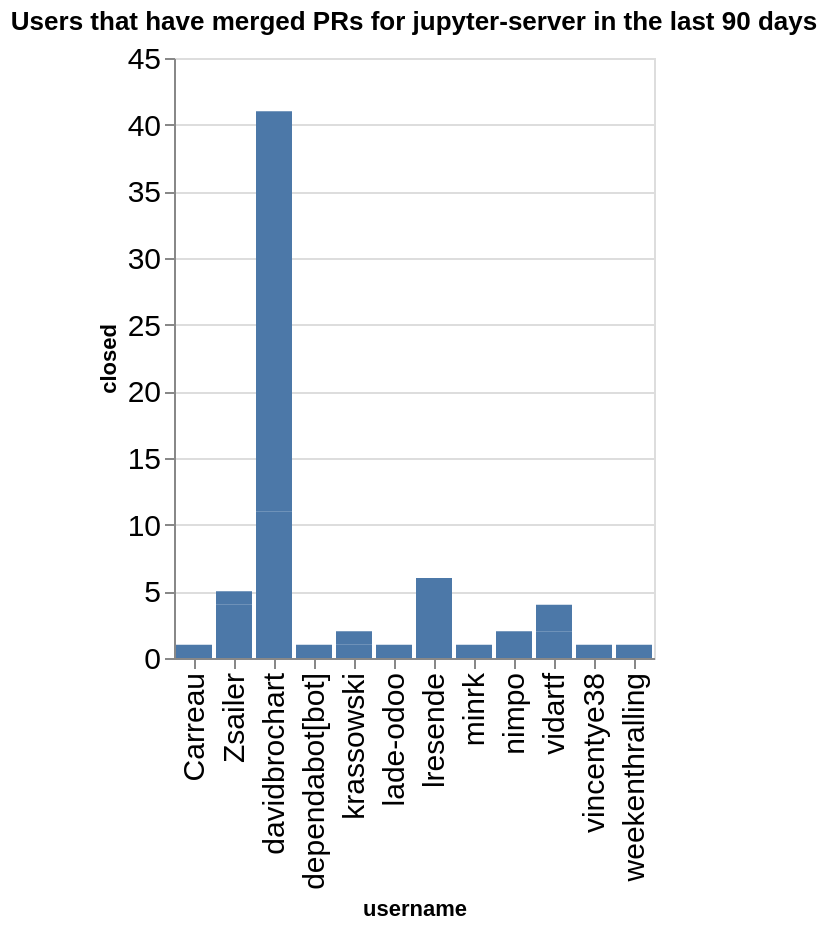

Notebook code cell kept with this figure:
### Code cell
charts = []
title = f"Users that have merged PRs for {github_org} in the last {n_days} days"
ch = alt.Chart(data=closed_by_repo.replace(np.nan, 0), title=title).mark_bar().encode(
    x='username',
    y='closed',
)
ch

### Figure 1 — Vega-Lite specification as saved in the notebook (floating-point values rounded to 4 significant figures)
{"config": {"axisLeft": {"labelFontSize": 15}, "axisBottom": {"labelFontSize": 15}}, "data": {"name": "data-39fa5098446b5a1b58295f9158d71c8d"}, "mark": {"type": "bar"}, "encoding": {"x": {"field": "username", "type": "nominal"}, "y": {"field": "closed", "type": "quantitative"}}, "title": "Users that have merged PRs for jupyter-server in the last 90 days", "$schema": "https://vega.github.io/schema/vega-lite/v5.20.1.json", "datasets": {"data-39fa5098446b5a1b58295f9158d71c8d": [{"name": "enterprise_gateway", "username": "lresende", "closed": 6}, {"name": "enterprise_gateway", "username": "weekenthralling", "closed": 1}, {"name": "fps", "username": "davidbrochart", "closed": 3}, {"name": "jupyter-resource-usage", "username": "krassowski", "closed": 1}, {"name": "jupyter-resource-usage", "username": "nimpo", "closed": 2}, {"name": "jupyter_server", "username": "Zsailer", "closed": 4}, {"name": "jupyter_server", "username": "dependabot[bot]", "closed": 1}, {"name": "jupyter_server", "username": "lade-odoo", "closed": 1}, {"name": "jupyter_server", "username": "minrk", "closed": 1}, {"name": "jupyter_server", "username": "vidartf", "closed": 2}, {"name": "jupyter_server", "username": "vincentye38", "closed": 1}, {"name": "jupyter_server_terminals", "username": "Zsailer", "closed": 1}, {"name": "jupyter_ydoc", "username": "davidbrochart", "closed": 8}, {"name": "jupyter_ydoc", "username": "krassowski", "closed": 1}, {"name": "jupyverse", "username": "davidbrochart", "closed": 30}, {"name": "pytest-jupyter", "username": "Carreau", "closed": 1}, {"name": "team-compass", "username": "vidartf", "closed": 2}]}}
